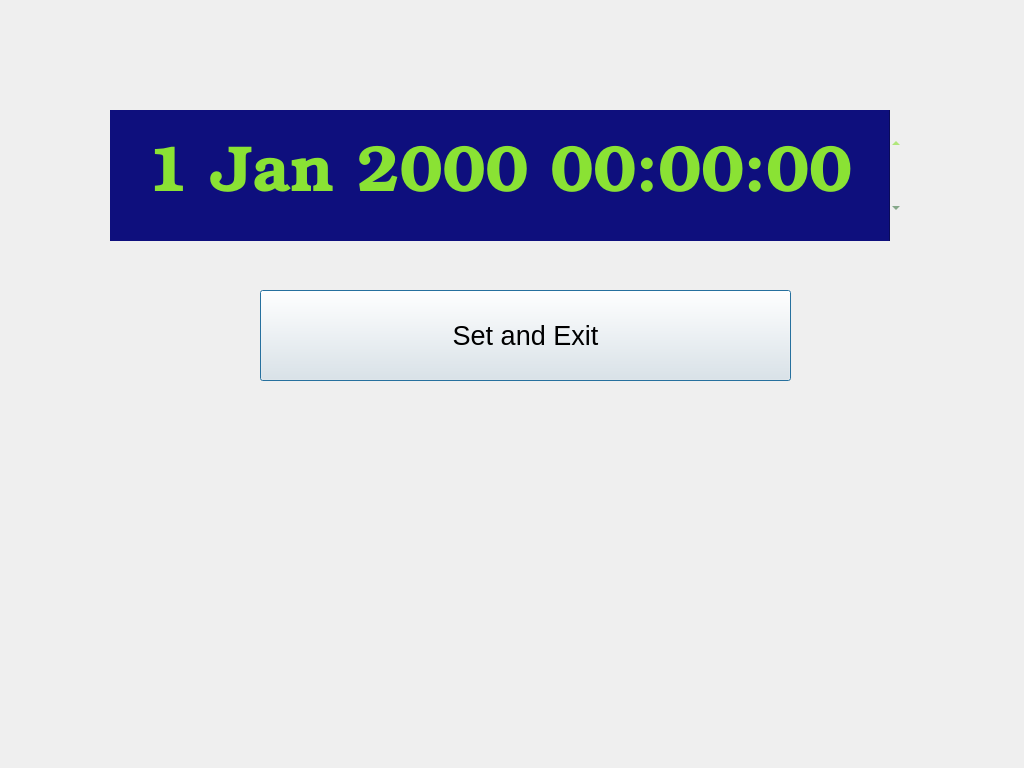
<?xml version="1.0" encoding="UTF-8"?>
<ui version="4.0">
 <class>set_time_screen</class>
 <widget class="QDialog" name="set_time_screen">
  <property name="geometry">
   <rect>
    <x>0</x>
    <y>0</y>
    <width>1024</width>
    <height>768</height>
   </rect>
  </property>
  <property name="windowTitle">
   <string>Dialog</string>
  </property>
  <widget class="QDateTimeEdit" name="dateTimeEdit">
   <property name="geometry">
    <rect>
     <x>110</x>
     <y>110</y>
     <width>791</width>
     <height>131</height>
    </rect>
   </property>
   <property name="palette">
    <palette>
     <active>
      <colorrole role="WindowText">
       <brush brushstyle="SolidPattern">
        <color alpha="255">
         <red>138</red>
         <green>226</green>
         <blue>52</blue>
        </color>
       </brush>
      </colorrole>
      <colorrole role="Button">
       <brush brushstyle="SolidPattern">
        <color alpha="255">
         <red>5</red>
         <green>27</green>
         <blue>105</blue>
        </color>
       </brush>
      </colorrole>
      <colorrole role="Text">
       <brush brushstyle="SolidPattern">
        <color alpha="255">
         <red>138</red>
         <green>226</green>
         <blue>52</blue>
        </color>
       </brush>
      </colorrole>
      <colorrole role="Base">
       <brush brushstyle="SolidPattern">
        <color alpha="255">
         <red>14</red>
         <green>15</green>
         <blue>125</blue>
        </color>
       </brush>
      </colorrole>
      <colorrole role="Window">
       <brush brushstyle="SolidPattern">
        <color alpha="255">
         <red>14</red>
         <green>15</green>
         <blue>125</blue>
        </color>
       </brush>
      </colorrole>
      <colorrole role="Highlight">
       <brush brushstyle="SolidPattern">
        <color alpha="255">
         <red>14</red>
         <green>15</green>
         <blue>125</blue>
        </color>
       </brush>
      </colorrole>
     </active>
     <inactive>
      <colorrole role="WindowText">
       <brush brushstyle="SolidPattern">
        <color alpha="255">
         <red>138</red>
         <green>226</green>
         <blue>52</blue>
        </color>
       </brush>
      </colorrole>
      <colorrole role="Button">
       <brush brushstyle="SolidPattern">
        <color alpha="255">
         <red>5</red>
         <green>27</green>
         <blue>105</blue>
        </color>
       </brush>
      </colorrole>
      <colorrole role="Text">
       <brush brushstyle="SolidPattern">
        <color alpha="255">
         <red>138</red>
         <green>226</green>
         <blue>52</blue>
        </color>
       </brush>
      </colorrole>
      <colorrole role="Base">
       <brush brushstyle="SolidPattern">
        <color alpha="255">
         <red>14</red>
         <green>15</green>
         <blue>125</blue>
        </color>
       </brush>
      </colorrole>
      <colorrole role="Window">
       <brush brushstyle="SolidPattern">
        <color alpha="255">
         <red>14</red>
         <green>15</green>
         <blue>125</blue>
        </color>
       </brush>
      </colorrole>
      <colorrole role="Highlight">
       <brush brushstyle="SolidPattern">
        <color alpha="255">
         <red>14</red>
         <green>15</green>
         <blue>125</blue>
        </color>
       </brush>
      </colorrole>
     </inactive>
     <disabled>
      <colorrole role="WindowText">
       <brush brushstyle="SolidPattern">
        <color alpha="255">
         <red>190</red>
         <green>190</green>
         <blue>190</blue>
        </color>
       </brush>
      </colorrole>
      <colorrole role="Button">
       <brush brushstyle="SolidPattern">
        <color alpha="255">
         <red>5</red>
         <green>27</green>
         <blue>105</blue>
        </color>
       </brush>
      </colorrole>
      <colorrole role="Text">
       <brush brushstyle="SolidPattern">
        <color alpha="255">
         <red>190</red>
         <green>190</green>
         <blue>190</blue>
        </color>
       </brush>
      </colorrole>
      <colorrole role="Base">
       <brush brushstyle="SolidPattern">
        <color alpha="255">
         <red>14</red>
         <green>15</green>
         <blue>125</blue>
        </color>
       </brush>
      </colorrole>
      <colorrole role="Window">
       <brush brushstyle="SolidPattern">
        <color alpha="255">
         <red>14</red>
         <green>15</green>
         <blue>125</blue>
        </color>
       </brush>
      </colorrole>
      <colorrole role="Highlight">
       <brush brushstyle="SolidPattern">
        <color alpha="255">
         <red>145</red>
         <green>141</green>
         <blue>126</blue>
        </color>
       </brush>
      </colorrole>
     </disabled>
    </palette>
   </property>
   <property name="font">
    <font>
     <family>URW Bookman L</family>
     <pointsize>49</pointsize>
     <weight>75</weight>
     <bold>true</bold>
    </font>
   </property>
   <property name="autoFillBackground">
    <bool>false</bool>
   </property>
   <property name="frame">
    <bool>false</bool>
   </property>
   <property name="alignment">
    <set>Qt::AlignCenter</set>
   </property>
   <property name="showGroupSeparator" stdset="0">
    <bool>false</bool>
   </property>
   <property name="calendarPopup">
    <bool>false</bool>
   </property>
  </widget>
  <widget class="QPushButton" name="pushButton">
   <property name="geometry">
    <rect>
     <x>260</x>
     <y>290</y>
     <width>531</width>
     <height>91</height>
    </rect>
   </property>
   <property name="font">
    <font>
     <pointsize>20</pointsize>
    </font>
   </property>
   <property name="text">
    <string>Set and Exit</string>
   </property>
  </widget>
 </widget>
 <resources/>
 <connections/>
</ui>
